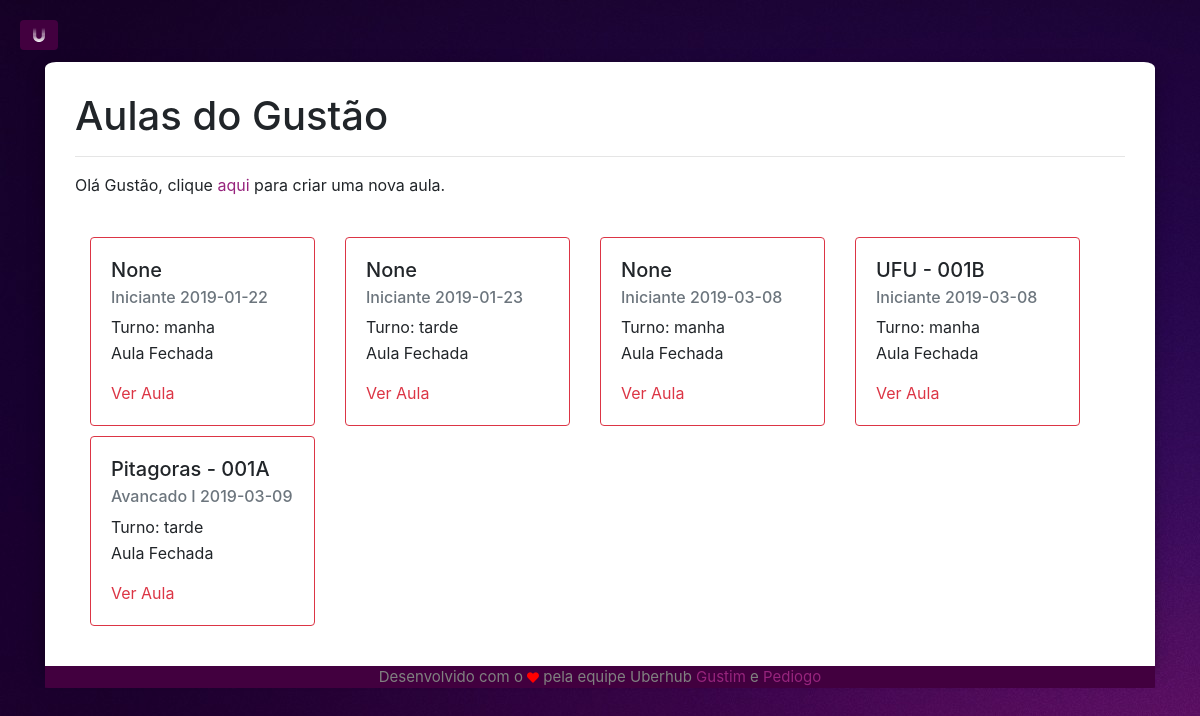
Screenshot of /minhasAulas (signed in) with the database file from the repository.
### app/models/tables.py (models this page shows, shortened)
class Professor(db.Model):
    __tablename__ = "professor"
    id       = db.Column(db.Integer, primary_key=True, autoincrement=True)
    cpf      = db.Column(db.String(11), nullable=False, unique=True)
    apelido  = db.Column(db.String(15), nullable=False, unique=True)
    email    = db.Column(db.String(50), nullable=False, unique=True)
    nome     = db.Column(db.String(50), nullable=False)
    telefone = db.Column(db.String(11))
    ID_URI   = db.Column(db.String(5), unique=True)
    senha    = db.Column(db.String(30), nullable=False)
    @property
    def is_authenticated(self):
        return True

class Aula(db.Model):
    __tablename__ = "aula"
    id       = db.Column(db.Integer, primary_key=True, autoincrement=True)
    dia      = db.Column(db.Date)
    horario  = db.Column(db.String(5), CheckConstraint('horario="manha" or horario="tarde"'), nullable=False)
    nivel    = db.Column(db.String(15), nullable=False)
    ativa    = db.Column(db.Boolean, default=False, server_default=sa.sql.expression.false(), nullable=False)
    id_prof  = db.Column(db.Integer, db.ForeignKey('professor.id'))
    sala = db.Column(db.String(30), nullable=False)
    fk_professor =  db.relationship('Professor', foreign_keys=id_prof)

### app/controllers/default.py (the view)
@app.route("/minhasAulas")
def minhasAulas():
    aulas = tables.Aula.query.filter_by(id_prof=current_user.id)
    return render_template('home/minhasaulas.html', aulas=aulas)

### app/controllers/default.py (called while the page is built)
@lm.user_loader
def load_user(id):
    return tables.Professor.query.filter_by(id=id).first()

### app/templates/home/minhasaulas.html (shortened to what this page needs)
{% extends 'base.html' %}
{% block body %}
<h1>Aulas do {{current_user.apelido}}</h1>
<hr>
<p>Olá {{ current_user.apelido }}, clique <a href="prof" class="ftLink">aqui</a> para criar uma nova aula.</p>
<br>
<div class="row container">
  {% for aula in aulas %}
    <div class="col-sm-3" style="margin-bottom: 10px;">
      {% if aula.ativa %}
      <div class="card border-success">
      {% else %}
      <div class="card border-danger">
      {% endif %}
        <div class="card-body">
          <h5 class="card-title">{{ aula.sala }}</h5>
          <h6 class="card-subtitle mb-2 text-muted">{{ aula.nivel }} {{ aula.dia }}</h6>
          <p class="card-text" style="margin-bottom:2px;">Turno: {{ aula.horario }}</p>
          {% if aula.ativa %}
          <p class="card-text" style="martgin-top:0px;">Aula Aberta</p>
          <a href="{{ url_for('lista', id_aula=aula.id) }}" class="card-link text-success">Ver Aula</a>
          {% else %}
          <p class="card-text" style="martgin-top:0px;">Aula Fechada</p>
          <a href="{{ url_for('lista', id_aula=aula.id) }}" class="card-link text-danger">Ver Aula</a>
          {% endif %}
        </div>
      </div>
    </div>
  {% endfor %}
</div>
{% endblock %}

### app/static/home/simple-sidebar.css (style rules this page uses)
body.bg { overflow-x: hidden; background-image: url(../img/bg.jpg); background-color: #E6E6FA; background-repeat: no-repeat; background-attachment: fixed; }
html { scroll-behavior: smooth; }
.ftLink { color: #97247d; }

### rows the page displays
Professor: apelido "Gustão"
Aula: sala "None", nivel "Iniciante", dia "2019-01-22", horario "manha"
Aula: sala "None", nivel "Iniciante", dia "2019-01-23", horario "tarde"
Aula: sala "None", nivel "Iniciante", dia "2019-03-08", horario "manha"
Aula: sala "UFU - 001B", nivel "Iniciante", dia "2019-03-08", horario "manha"
Aula: sala "Pitagoras - 001A", nivel "Avancado I", dia "2019-03-09", horario "tarde"
